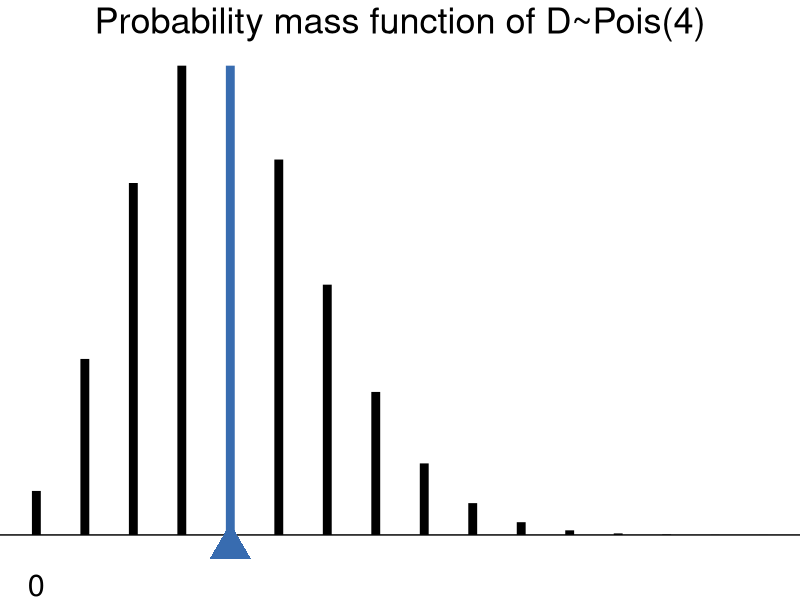
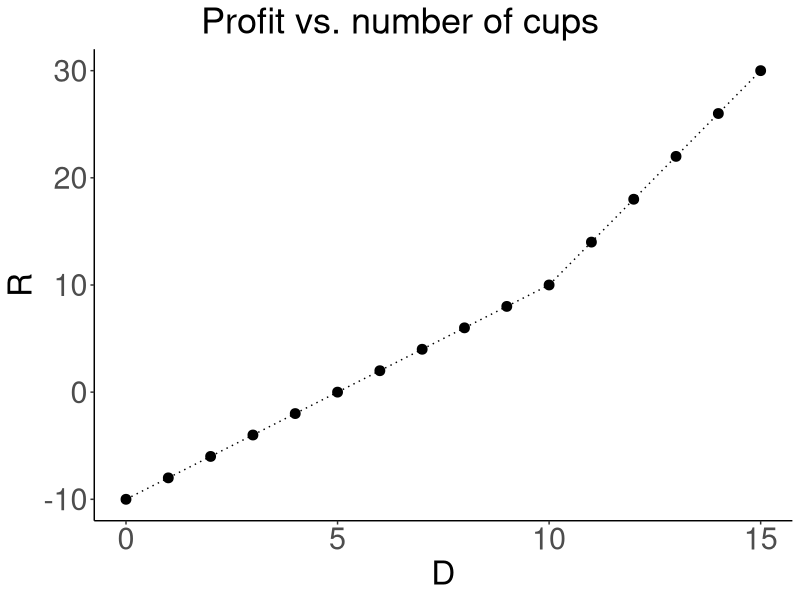
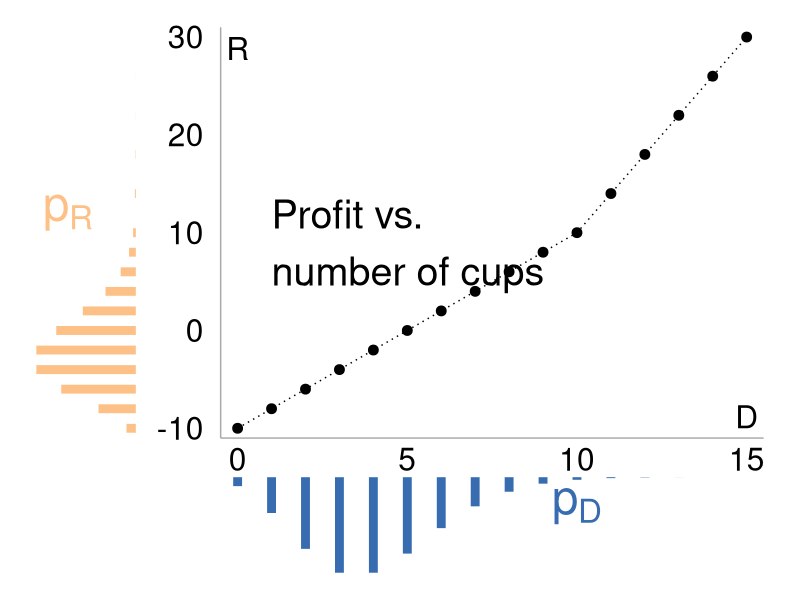
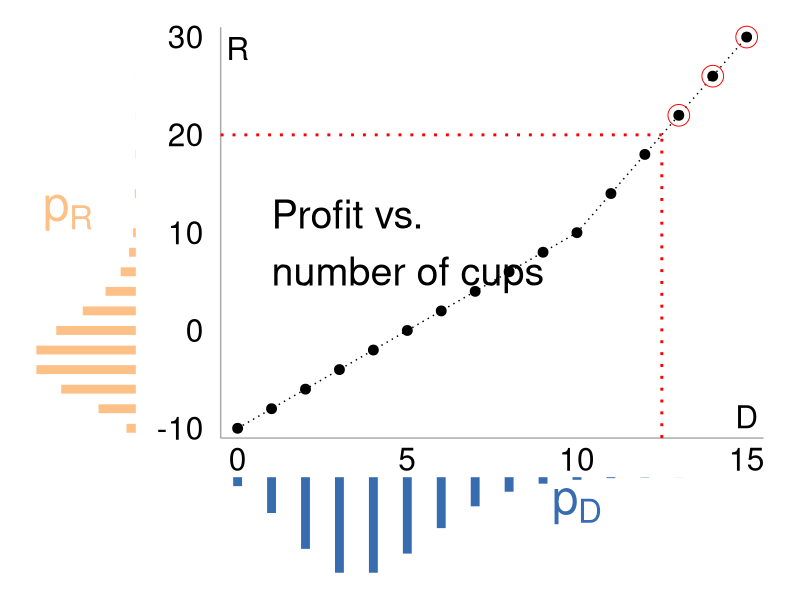
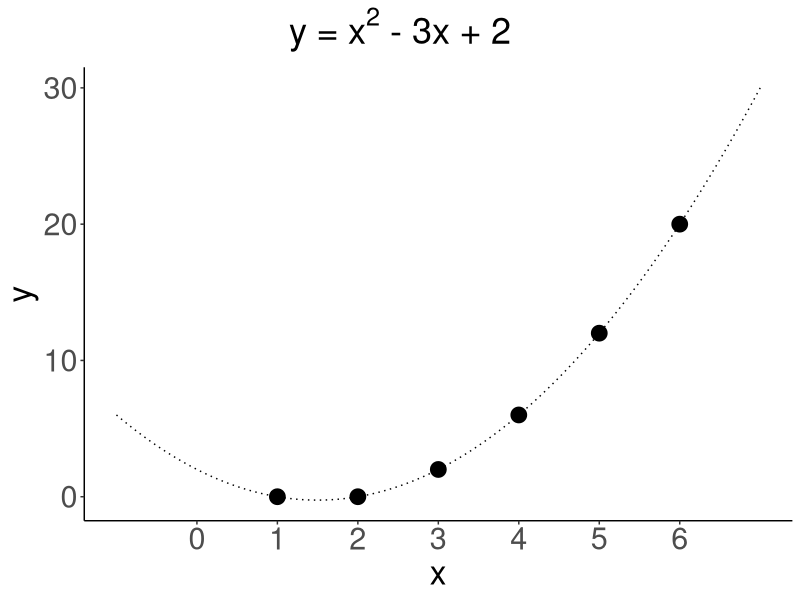
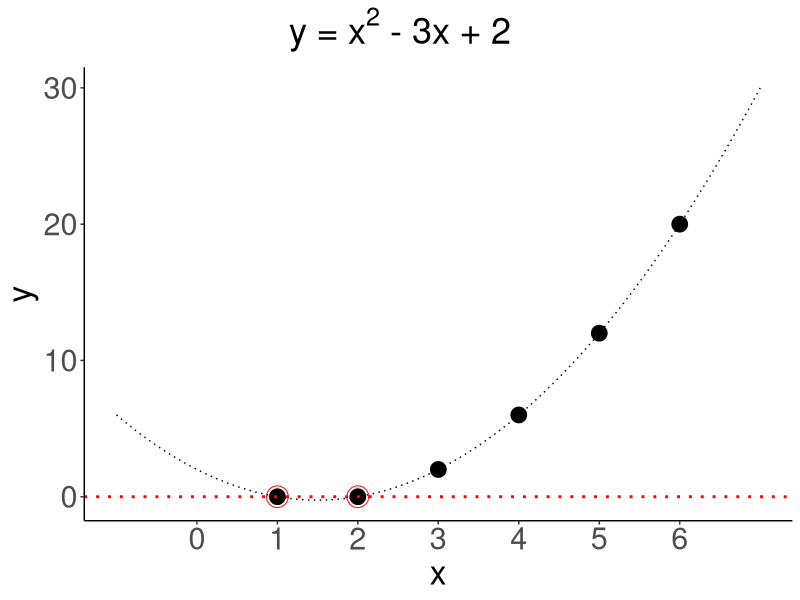
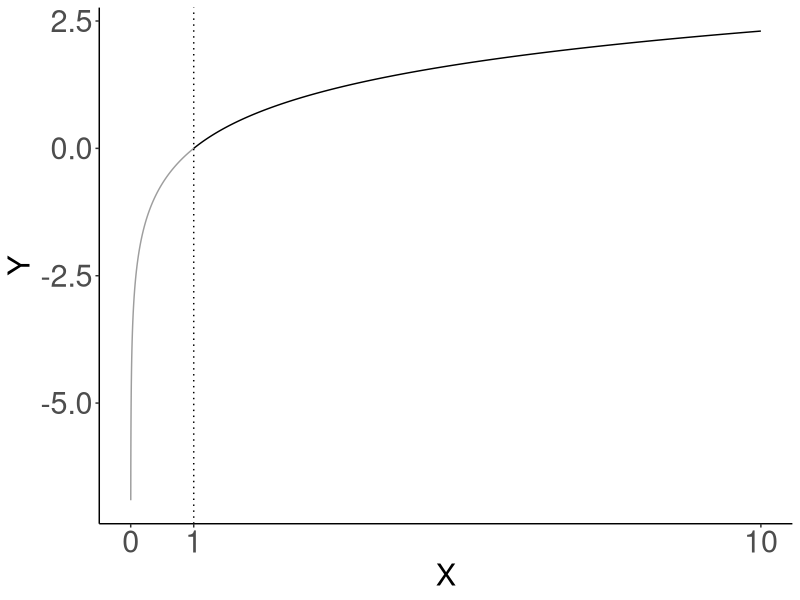
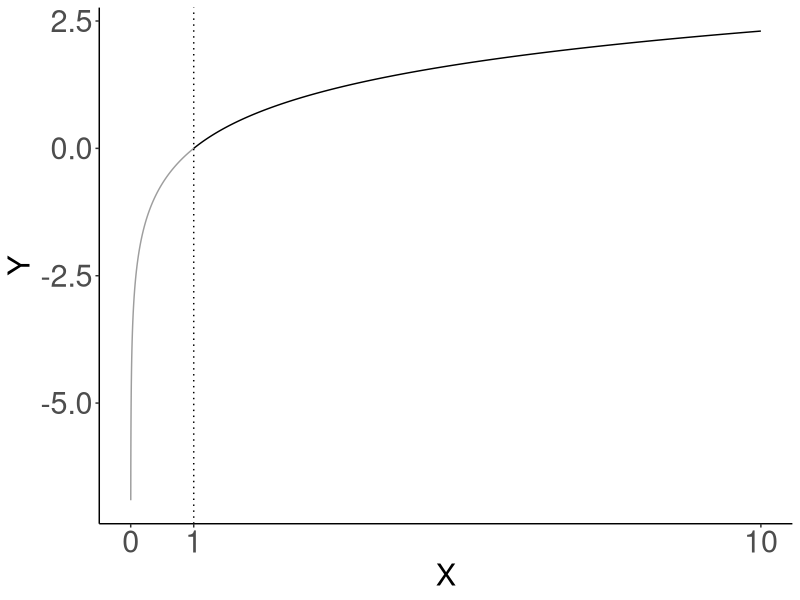

These figures' R source, in order:
## ---- chunk 1
library(tidyverse)
library(fontawesome)
knitr::opts_chunk$set(eval = TRUE)
palette(RColorBrewer::brewer.pal(8, "Accent"))
# plot(1:5, col = 1:5, cex = 2, pch = 16)
theme_sizes <- theme(
    plot.title = element_text(size = 32),
    plot.subtitle = element_text(size = 24),
    axis.text = element_text(size = 20),
    axis.title = element_blank(),
    legend.text = element_text(size = 20)
  )
## ---- chunk 2
#| echo: false
coffee <- tibble(x = 0:15, d = dpois(0:15, 4)) |>
  mutate(r = ifelse(x < 10, 2 * x - 10, 4 * x - 30))
ggplot(coffee, aes(x = x, y = d)) +
  theme_void() +
  geom_hline(yintercept = 0) +
  geom_segment(aes(xend = x, yend = 0, color = x == 4), 
               show.legend = FALSE, linewidth = 3) +
  scale_fill_manual(values = c("black", palette()[5]), 
                    aesthetics = c("color", "fill")) +
  scale_x_continuous(breaks = c(0), labels = c(0)) +
  annotate("point", x = 4, y = -0.005, size = 10,
           pch = 17, fill = palette()[5], color = palette()[5]) +
  labs(title = "Probability mass function of D~Pois(4)")+
  theme(axis.text.x = element_text(size = 22),
        plot.title = element_text(size = 26, hjust = 0.5),
        plot.title.position = "plot")
## ---- chunk 3
#| echo: false
coffeeprofit <- ggplot(coffee, aes(x = x, y = r)) +
  theme_classic() +
  geom_point(size = 3) +
  geom_line(linetype = "dotted") +
  scale_x_continuous(breaks = seq(0, 20, 5)) +
  labs(x = "D", y = "R", title = "Profit vs. number of cups") +
  theme(axis.text = element_text(size = 22),
        axis.title = element_text(size = 24),
        plot.title = element_text(size = 26, hjust = 0.5),
        plot.title.position = "plot")
coffeeprofit
## ---- chunk 4
#| echo: false
#| fig-asp: 1
cup2profit <- ggplot(coffee, aes(x = x, y = r)) +
  theme_void() +
  geom_point(size = 3) +
  geom_line(linetype = "dotted") +
  geom_segment(aes(xend = x, yend = -15, y = -50 * d - 15), 
               linewidth = 3, color = palette()[5]) +
  geom_segment(aes(yend = r, x = -3, xend = -15 * d - 3), 
               linewidth = 3, color = palette()[3]) +
  scale_x_continuous(breaks = seq(0, 20, 5)) +
  annotate("segment", x = -0.5, xend = 15.5, y = min(coffee$r) - 1, yend = min(coffee$r) - 1, 
           color = "darkgrey") +
  annotate("segment", x = -0.5, xend = -0.5, y = min(coffee$r) - 1, yend = max(coffee$r) + 1, 
           color = "darkgrey") +
  annotate("text", x = c(0, 5, 10, 15), y = -12, label = c(0, 5, 10, 15), size = 8, vjust = 1) +
  annotate("text", x = -1, y = c(-10, 0, 10, 20, 30), 
           label = c(-10, 0, 10, 20, 30),
           size = 8, hjust = 1) +
  annotate("text", x = 1, y = 9, label = "Profit vs.\nnumber of cups", size = 10, hjust = 0) +
  annotate("text", x = 15, y = min(coffee$r), label = "D", vjust = 0, size = 8) +
  annotate("text", x = 0, y = max(coffee$r), label = "R", vjust = 1, hjust = .5, size = 8) +
  annotate("text", x = 10, y = -18, label = "p[D]", parse = TRUE, 
           size = 12, color = palette()[5]) +
  annotate("text", x = -5, y = 12, label = "p[R]", parse = TRUE, 
           size = 12, color = palette()[3])
cup2profit
## ---- chunk 5
#| echo: false
#| fig-asp: 1
cup2profit +
  annotate("segment", x = -.5, xend = 25/2, y = 20, yend = 20,
           color = "red", linetype = "dotted", linewidth = 1) +
  annotate("segment", x = 25/2, xend = 25/2, y = -11, yend = 20,
           color = "red", linetype = "dotted", linewidth = 1) +
  geom_point(shape = 1, color = "red", size = 7,
             data = coffee |> filter(r > 20))
## ---- chunk 6
exdis <- tibble(x = 1:6) %>%
  mutate(y = x^2 - 3*x + 2)
pex262 <- ggplot(exdis, aes(x = x, y = y)) +
  theme_classic() +
  geom_function(fun = function(x) x^2 - 3*x + 2, linetype = "dotted") +
  geom_point(size = 5) +
  scale_x_continuous(breaks = 0:6, limits = c(-1, 7)) +
  labs(title = expression(paste("y = ", x^{2}, " - 3x + 2"))) +
  theme(axis.text = element_text(size = 22),
        axis.title = element_text(size = 24),
        plot.title = element_text(size = 26, hjust = 0.5),
        plot.title.position = "plot")
pex262
## ---- chunk 7
pex262 +
  geom_hline(yintercept = 0, color = "red", linetype = "dotted", linewidth = 1) +
  geom_point(shape = 1, color = "red", size = 7,
             data = exdis |> filter(y == 0))
## ---- chunk 8
x <- seq(0.001, 10, 0.001)
y <- log(x)
ggplot() +
  theme_classic() + 
  geom_line(aes(x = x, y = y, color = x < 1), show.legend = FALSE) +
  scale_x_continuous(breaks = c(0, 1, 10)) +
  scale_color_manual(values = c(1, 8)) +
  geom_vline(xintercept = 1, linetype = "dotted") +
  geom_hline(xintercept = 0, linetype = "dotted") +
  labs(x = "X", y = "Y") +
  theme(axis.text = element_text(size = 22),
        axis.title = element_text(size = 22),
        plot.title = element_text(size = 26, hjust = 0.5),
        plot.title.position = "plot")
## ---- chunk 9
x <- seq(0.001, 10, 0.001)
y <- log(x)
ggplot() +
  theme_classic() + 
  geom_line(aes(x = x, y = y, color = x < 1), show.legend = FALSE) +
  scale_x_continuous(breaks = c(0, 1, 10)) +
  scale_color_manual(values = c(1, 8)) +
  geom_vline(xintercept = 1, linetype = "dotted") +
  geom_hline(xintercept = 0, linetype = "dotted") +
  labs(x = "X", y = "Y") +
  theme(axis.text = element_text(size = 22),
        axis.title = element_text(size = 22),
        plot.title = element_text(size = 26, hjust = 0.5),
        plot.title.position = "plot")
## ---- chunk 10
jensen <- tibble(x = seq(-3, 4, 0.01)) %>% mutate(y = x^2)
pjensen <- ggplot(jensen, aes(x = x, y = y)) +
  theme_classic() +
  geom_line() +
  annotate("segment", x = -2, xend = 3, y = 4, yend = 9, linetype = "dotted", 
           colour = palette()[5], linewidth = 1) +
  annotate("segment", x = -2, xend = -2, y = 0, yend = 4, linetype = "dotted", linewidth = 1) +
  annotate("segment", x = 3, xend = 3, y = 0, yend = 9, linetype = "dotted", linewidth = 1) +
  annotate("segment", x = 0, xend = 0, y = 0, yend = 6, linetype = "dotted", linewidth = 1) +
  annotate("point", x = 0, y = 6, shape = 19, size = 7, color = palette()[5]) +
  annotate("point", x = 0, y = 0, shape = 19, size = 7) +
  labs(x = "x", y = "g(x)") +
  theme(axis.text.y = element_blank(),
        axis.text.x = element_text(size = 22),
        axis.title = element_text(size = 22),
        plot.title = element_text(size = 26, hjust = 0.5),
        plot.title.position = "plot")
pjensen + 
  scale_x_continuous(
    breaks = c(-2, 0, 3), 
    label = expression("a", paste(lambda,"a", + (1 - lambda), "b"), "b")
  ) +
  ggtitle("A convex function")
## ---- chunk 11
pjensen + 
  annotate("text", x = 0, y = 7, vjust = 0, hjust = 1.2, color = palette()[5],
           label = "E[g(X)]", size = 6) +
  annotate("text", x = 0, y = 1, vjust = 0, hjust = -.2, 
           label = "g(E[X])", size = 6) +
  scale_x_continuous(breaks = c(-2, 0, 3), label = c("a", "E[X]", "b"))
## ---- chunk 12
coffeeprofit
## ---- chunk 13
quick84 <- ggplot() +
  theme_classic() +
  geom_function(fun = function(x) exp(-x), xlim = c(-5, 5)) +
  annotate("text", x = -2, y = exp(4), , size = 10,
           label = expression(paste("y = ", e^{-x})), parse = TRUE) +
  labs(x = "x", y = "y") +
  theme(axis.text = element_blank(),
        axis.title = element_text(size = 22),
        plot.title = element_text(size = 26, hjust = 0.5),
        plot.title.position = "plot")
quick84
## ---- chunk 14
quick84
## ---- chunk 15
ggplot(faithful, aes(x = eruptions)) +
  theme_classic() +
  geom_histogram(bins = 20) +
  labs(title = "Histogram of the Old Faithful geyser eruption lengths\nbetween August 1st and August 15th, 1985", 
       caption = "Source: Hardle, W. (1991). Smoothing Techniques with Implementation in S. New York: Springer.",
       x = "Length (min)", y = "Count") +
  theme(axis.text = element_text(size = 22),
        axis.title = element_text(size = 22),
        plot.title = element_text(size = 26, hjust = 0),
        plot.title.position = "panel")
## ---- chunk 16
ggplot(faithful, aes(x = eruptions)) +
  theme_classic() +
  geom_histogram(bins = 20) +
  labs(title = "Histogram of the Old Faithful geyser eruption lengths\nbetween August 1st and August 15th, 1985", 
       caption = "Source: Hardle, W. (1991). Smoothing Techniques with Implementation in S. New York: Springer.",
       x = "Length (min)", y = "Count") +
  theme(axis.text = element_text(size = 22),
        axis.title = element_text(size = 22),
        plot.title = element_text(size = 26, hjust = 0),
        plot.title.position = "panel")
## ---- chunk 17
ggplot(faithful, aes(x = eruptions, y = after_stat(density))) +
  theme_classic() +
  geom_histogram(bins = 20) +
  labs(title = "Histogram of the Old Faithful geyser eruption lengths\nbetween August 1st and August 15th, 1985", 
       caption = "Source: Hardle, W. (1991). Smoothing Techniques with Implementation in S. New York: Springer.",
       x = "Length (min)", y = "Relative frequency") +
  theme(axis.text = element_text(size = 22),
        axis.title = element_text(size = 22),
        plot.title = element_text(size = 26, hjust = 0),
        plot.title.position = "panel")
